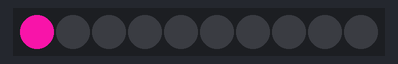
Simulated run of this sketch. Board: Arduino Uno, built with avr-gcc and run on an emulated ATmega328P. Parts: 10 RGB LEDs in strip order, left to right. Dim RGB values are drawn brighter than linear; random numbers use the default seed unless the sketch sets one.

Above: at 0.04 s.
At 4.94 s:
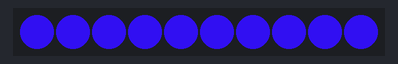
At 9.88 s:
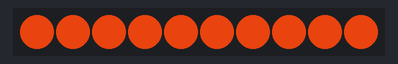
At 19.97 s:
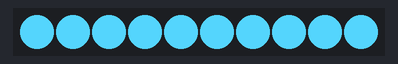
At 29.85 s:
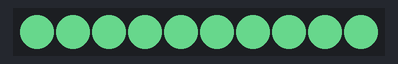
At 39.74 s:
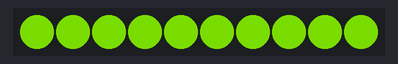

The sketch:

Hello-LedBar.ino
```cpp
/**
 ** Name: Hello-LedBar.ino
 *
 * M5StackのLED Barを操作するサンプル
 *
 */

#include <Adafruit_NeoPixel.h>
#define PIN            15
#define NUMPIXELS      10
Adafruit_NeoPixel pixels = Adafruit_NeoPixel(NUMPIXELS, PIN, NEO_GRB + NEO_KHZ800);
int delayval = 10;

void setup() {
  pixels.begin();
}

void loop() {
  int color_r = random(255) ;
  int color_g = random(255) ;
  int color_b = random(255) ;
  for (int i = 0; i < NUMPIXELS; i++) {
    pixels.setPixelColor(i, pixels.Color(color_r, color_g, color_b));
    pixels.show();
    delay(delayval);
  }
  delay(100);
}
```
